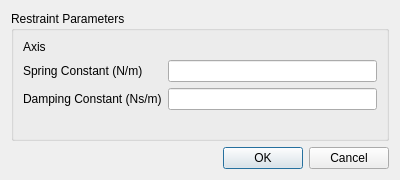
<?xml version="1.0" encoding="UTF-8"?>
<ui version="4.0">
 <class>RotationalSpringDialog</class>
 <widget class="QDialog" name="RotationalSpringDialog">
  <property name="geometry">
   <rect>
    <x>0</x>
    <y>0</y>
    <width>400</width>
    <height>180</height>
   </rect>
  </property>
  <property name="windowTitle">
   <string>Rotational Spring</string>
  </property>
  <layout class="QVBoxLayout" name="verticalLayout">
   <item>
    <widget class="QGroupBox" name="groupBox">
     <property name="title">
      <string>Restraint Parameters</string>
     </property>
     <layout class="QFormLayout" name="formLayout">
      <item row="0" column="0">
       <widget class="QLabel" name="axisLabel">
        <property name="text">
         <string>Axis</string>
        </property>
       </widget>
      </item>
      <item row="0" column="1">
       <widget class="VectorWidget" name="axis"/>
      </item>
      <item row="1" column="0">
       <widget class="QLabel" name="springConstantLabel">
        <property name="text">
         <string>Spring Constant (N/m)</string>
        </property>
       </widget>
      </item>
      <item row="1" column="1">
       <widget class="QLineEdit" name="springConstant"/>
      </item>
      <item row="2" column="0">
       <widget class="QLabel" name="dampingConstantLabel">
        <property name="text">
         <string>Damping Constant (Ns/m)</string>
        </property>
       </widget>
      </item>
      <item row="2" column="1">
       <widget class="QLineEdit" name="dampingConstant"/>
      </item>
     </layout>
    </widget>
   </item>
   <item>
    <widget class="QDialogButtonBox" name="buttonBox">
     <property name="standardButtons">
      <set>QDialogButtonBox::Cancel|QDialogButtonBox::Ok</set>
     </property>
    </widget>
   </item>
  </layout>
 </widget>
 <customwidgets>
  <customwidget>
   <class>VectorWidget</class>
   <extends>QWidget</extends>
   <header>baramFlow.view.widgets.vector_widget</header>
  </customwidget>
 </customwidgets>
 <resources/>
 <connections/>
</ui>
